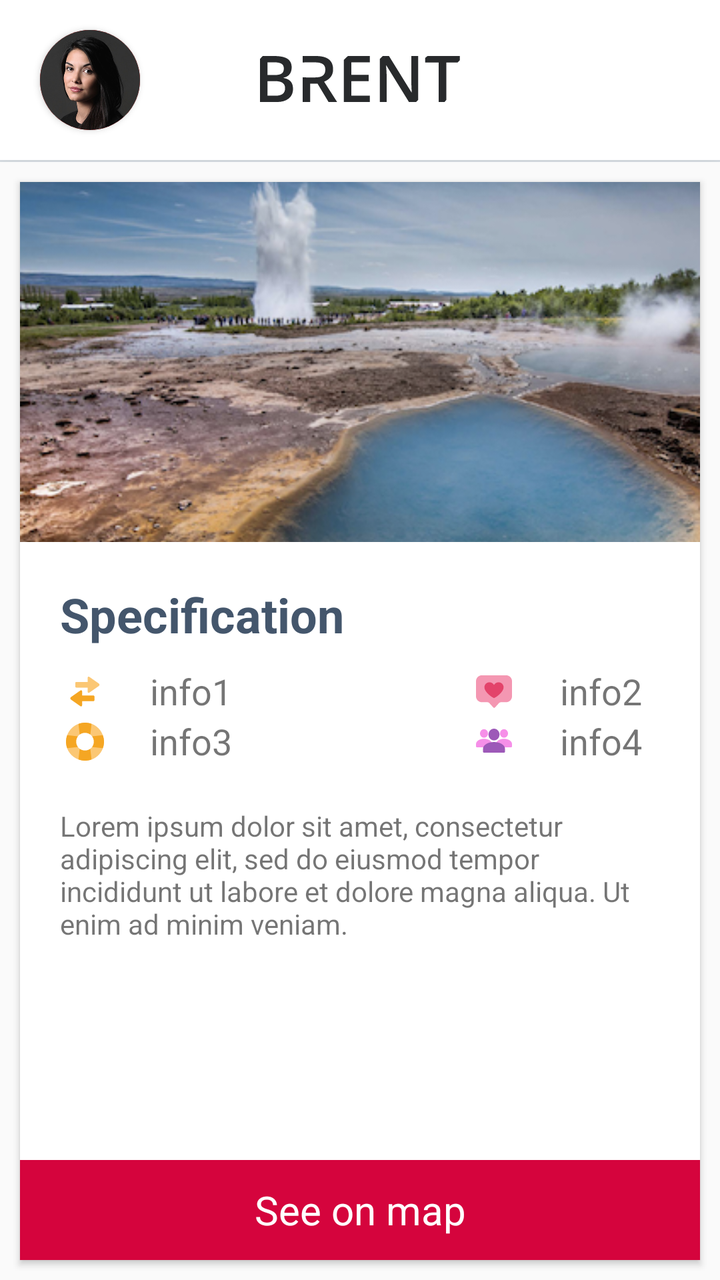
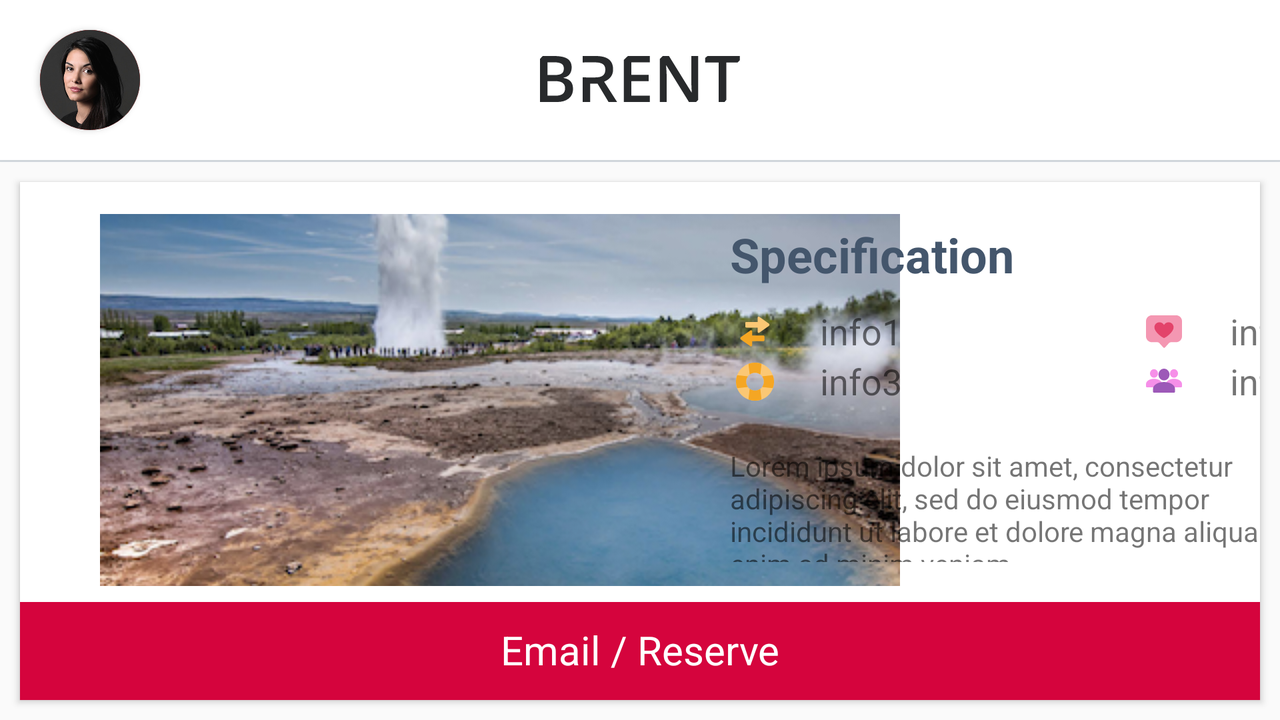

First picture: res/layout/ on a phone held upright. Second picture: the repository's own variant of that layout, on a device whose configuration matches the variant's folder. Source for both follows.
<!-- AndroidManifest.xml: application theme AppTheme -->
<!-- res/layout/activity_route.xml -->
<?xml version="1.0" encoding="utf-8"?>
<LinearLayout
    xmlns:android="http://schemas.android.com/apk/res/android"
    xmlns:app="http://schemas.android.com/apk/res-auto"
    xmlns:tools="http://schemas.android.com/tools"
    android:layout_width="match_parent"
    android:layout_height="match_parent"
    android:orientation="vertical">


    <FrameLayout
        android:id="@+id/frameLayout2"
        android:layout_width="match_parent"
        android:layout_height="wrap_content">

        <include
            android:id="@+id/toolbar"
            layout="@layout/toolbar" />
    </FrameLayout>

    <android.support.v7.widget.CardView xmlns:android="http://schemas.android.com/apk/res/android"
        xmlns:app="http://schemas.android.com/apk/res-auto"
        xmlns:card_view="http://schemas.android.com/tools"
        android:id="@+id/card_view_id"
        android:layout_width="match_parent"
        android:layout_height="match_parent"
        android:layout_margin="10dp"
        android:elevation="13dp"
        app:cardCornerRadius="0dp">

        <LinearLayout
            android:layout_width="match_parent"
            android:layout_height="match_parent"
            android:orientation="vertical">

            <ImageView
                android:id="@+id/route_image"
                android:layout_width="match_parent"
                android:layout_height="180dp"
                android:scaleType="centerCrop"
                android:src="@drawable/place_golden" />

            <LinearLayout
                android:layout_width="match_parent"
                android:layout_height="wrap_content"
                android:layout_margin="20dp"
                android:orientation="vertical">

                <TextView
                    android:id="@+id/place_location"
                    android:layout_width="match_parent"
                    android:layout_height="wrap_content"
                    android:paddingBottom="10dp"
                    android:text="Specification"
                    android:textColor="#44566C"
                    android:textSize="24sp"
                    android:textStyle="bold" />

                <LinearLayout
                    android:layout_width="match_parent"
                    android:layout_height="wrap_content"
                    android:orientation="horizontal">

                    <ImageView
                        android:layout_width="wrap_content"
                        android:layout_height="wrap_content"
                        android:layout_gravity="center"
                        android:gravity="left"
                        android:src="@drawable/ic_integration"
                        android:text="Icon" />

                    <TextView
                        android:id="@+id/place_info_1"
                        android:layout_width="wrap_content"
                        android:layout_height="wrap_content"
                        android:layout_marginLeft="20dp"
                        android:minWidth="100dp"
                        android:text="info1"
                        android:textSize="18sp" />

                    <ImageView
                        android:layout_width="wrap_content"
                        android:layout_height="wrap_content"
                        android:layout_gravity="center"
                        android:layout_marginLeft="60dp"
                        android:gravity="left"
                        android:src="@drawable/ic_show_the_love"
                        android:text="Icon" />

                    <TextView
                        android:id="@+id/place_info_2"
                        android:layout_width="wrap_content"
                        android:layout_height="wrap_content"
                        android:layout_marginLeft="20dp"
                        android:minWidth="100dp"
                        android:text="info2"
                        android:textSize="18sp" />
                </LinearLayout>

                <LinearLayout
                    android:layout_width="match_parent"
                    android:layout_height="wrap_content"
                    android:orientation="horizontal">

                    <ImageView
                        android:layout_width="wrap_content"
                        android:layout_height="wrap_content"
                        android:layout_gravity="center"
                        android:gravity="left"
                        android:src="@drawable/ic_help_center"
                        android:text="Icon" />

                    <TextView
                        android:id="@+id/place_info_3"
                        android:layout_width="wrap_content"
                        android:layout_height="wrap_content"
                        android:layout_marginLeft="20dp"
                        android:minWidth="100dp"
                        android:text="info3"
                        android:textSize="18sp" />

                    <ImageView
                        android:layout_width="wrap_content"
                        android:layout_height="wrap_content"
                        android:layout_gravity="center"
                        android:layout_marginLeft="60dp"
                        android:gravity="left"
                        android:src="@drawable/ic_team"
                        android:text="Icon" />

                    <TextView
                        android:id="@+id/place_info_4"
                        android:layout_width="wrap_content"
                        android:layout_height="wrap_content"
                        android:layout_marginLeft="20dp"
                        android:minWidth="100dp"
                        android:text="info4"
                        android:textSize="18sp" />
                </LinearLayout>

                <LinearLayout
                    android:layout_width="match_parent"
                    android:layout_height="wrap_content"
                    android:layout_marginTop="20dp"
                    android:orientation="horizontal">

                    <TextView
                        android:id="@+id/place_description"
                        android:layout_width="wrap_content"
                        android:layout_height="wrap_content"
                        android:ems="18"
                        android:gravity="left"
                        android:inputType="textMultiLine"
                        android:text="Lorem ipsum dolor sit amet, consectetur adipiscing elit, sed do eiusmod tempor incididunt ut labore et dolore magna aliqua. Ut enim ad minim veniam." />
                </LinearLayout>
            </LinearLayout>

            <LinearLayout
                android:layout_width="match_parent"
                android:layout_height="0dip"
                android:layout_weight="1"
                android:gravity="center|bottom"
                android:orientation="vertical">

                <TextView
                    android:id="@+id/button1"
                    android:layout_width="match_parent"
                    android:layout_height="50dp"
                    android:background="@color/colorAccent"
                    android:gravity="center"
                    android:text="See on map"
                    android:textColor="@color/colorWhite"
                    android:textSize="20dp" />
            </LinearLayout>


        </LinearLayout>

    </android.support.v7.widget.CardView>


</LinearLayout>
<!-- res/layout/toolbar.xml (included above) -->
<?xml version="1.0" encoding="utf-8"?>
<LinearLayout
    xmlns:android="http://schemas.android.com/apk/res/android"
    xmlns:app="http://schemas.android.com/apk/res-auto"
    android:orientation="vertical"
    android:layout_width="match_parent"
    android:layout_height="wrap_content">
    <android.support.v7.widget.Toolbar
        xmlns:app="http://schemas.android.com/apk/res-auto"
        android:id="@+id/toolbar_toolbar"
        android:layout_width="match_parent"
        android:layout_height="wrap_content"
        android:background="@color/colorWhite"
        android:minHeight="80dp"
        android:theme="?attr/actionBarTheme"
        android:outlineProvider="bounds"
        android:clipToPadding="false"
        android:elevation="15dp"

        app:layout_constraintEnd_toEndOf="parent"
        app:layout_constraintStart_toStartOf="parent"
        app:layout_constraintTop_toTopOf="parent"
        xmlns:android="http://schemas.android.com/apk/res/android">

        <android.support.v7.widget.CardView
            android:layout_width="50dp"
            android:layout_height="50dp"
            android:elevation="12dp"
            android:id="@+id/view2"
            app:cardCornerRadius="25dp"
            android:layout_centerHorizontal="true"
            android:layout_marginLeft="20dp">
        <ImageButton
            android:id="@+id/toolbar_profile"
            android:src="@drawable/user_portrait"
            android:layout_width="50dp"
            android:layout_height="50dp"
            android:scaleType="centerCrop"

            android:background="@drawable/style_circle"/>
        </android.support.v7.widget.CardView>
        <LinearLayout
            android:layout_width="wrap_content"
            android:layout_height="match_parent"
            android:orientation="horizontal"
            android:layout_gravity="center"
            android:gravity="center">
            <ImageButton
                android:id="@+id/toolbar_home"
                android:layout_width="wrap_content"
                android:layout_height="wrap_content"
                android:src="@drawable/ic_brent"
                android:backgroundTint="#ffffff"/>
        </LinearLayout>
        <ImageButton
            android:id="@+id/toolbar_cart"
            android:src="@drawable/ic_shopping_cart_black_24dp"
            android:layout_width="wrap_content"
            android:layout_height="fill_parent"
            android:layout_marginLeft="20dp"
            android:layout_marginRight="20dp"
            android:layout_marginTop="4dp"
            android:layout_marginBottom="4dp"
            android:layout_gravity="right"
            android:backgroundTint="#ffffff"/>
    </android.support.v7.widget.Toolbar>
    <View
        android:background="#e7edf3"
        android:layout_width="match_parent"
        android:layout_height="1dp" />
</LinearLayout>
<!-- resources referenced by this layout -->
<resources>
  <color name="colorAccent">#D5043D</color>
  <color name="colorWhite">#FFFFFF</color>
  <!-- drawable ic_integration (drawable) -->
  <vector xmlns:android="http://schemas.android.com/apk/res/android"
      android:width="25dp"
      android:height="25dp"
      android:viewportWidth="25"
      android:viewportHeight="25">
    <path
        android:pathData="M13.8235,7.6292L8.1787,7.6292C7.8843,7.6292 7.6471,7.8572 7.6471,8.1384L7.6471,9.9501C7.6471,10.2325 7.8851,10.4594 8.1787,10.4594L13.8235,10.4594L13.8235,12.4393C13.8235,13.0662 14.2494,13.2745 14.7748,12.9068L19.3428,9.71C19.8696,9.3414 19.8682,8.7462 19.3428,8.3785L14.7748,5.1817C14.2481,4.8131 13.8235,5.0234 13.8235,5.6493L13.8235,7.6292Z"
        android:strokeWidth="1"
        android:fillColor="#FBC774"
        android:fillType="nonZero"
        android:strokeColor="#00000000"/>
    <path
        android:pathData="M11.052,14.4216L16.6968,14.4216C16.9912,14.4216 17.2285,14.6496 17.2285,14.9309L17.2285,16.7426C17.2285,17.025 16.9904,17.2518 16.6968,17.2518L11.052,17.2518L11.052,19.2317C11.052,19.8587 10.6261,20.067 10.1007,19.6993L5.5327,16.5025C5.006,16.1338 5.0073,15.5387 5.5327,15.171L10.1007,11.9742C10.6274,11.6055 11.052,11.8158 11.052,12.4417L11.052,14.4216Z"
        android:strokeWidth="1"
        android:fillColor="#F5A623"
        android:fillType="nonZero"
        android:strokeColor="#00000000"/>
  </vector>
  <!-- drawable ic_show_the_love (drawable) -->
  <vector xmlns:android="http://schemas.android.com/apk/res/android"
      android:width="25dp"
      android:height="25dp"
      android:viewportWidth="25"
      android:viewportHeight="25">
    <path
        android:pathData="M18.0013,17.7759C19.6571,17.7759 21,16.4623 21,14.842L21,7.227C21,5.6043 19.6575,4.2931 18.0013,4.2931L5.9987,4.2931C4.3429,4.2931 3,5.6066 3,7.227L3,14.842C3,16.4647 4.3425,17.7759 5.9987,17.7759L8.6674,17.7759C8.9984,17.7759 9.4442,17.9705 9.6653,18.213L11.6798,20.4233C11.8996,20.6645 12.2578,20.6652 12.4783,20.4233L14.4928,18.213C14.7129,17.9716 15.1618,17.7759 15.4909,17.7759L18.0013,17.7759Z"
        android:strokeWidth="1"
        android:fillColor="#F497B2"
        android:fillType="nonZero"
        android:strokeColor="#00000000"/>
    <path
        android:pathData="M16.8,10.2748C16.8,8.9138 15.6638,7.8103 14.2623,7.8103C13.2734,7.8103 12.4186,8.3609 12.0001,9.1626C11.5813,8.3609 10.7266,7.8105 9.7377,7.8105C8.3362,7.8104 7.2,8.9138 7.2,10.2748C7.2,12.8493 11.4574,15.6687 12.0001,15.6687C12.5428,15.6687 16.8,12.8617 16.8,10.2748Z"
        android:strokeWidth="1"
        android:fillColor="#E3436A"
        android:fillType="nonZero"
        android:strokeColor="#00000000"/>
  </vector>
  <!-- drawable style_circle (drawable) -->
  <?xml version="1.0" encoding="utf-8"?>
  <shape xmlns:android="http://schemas.android.com/apk/res/android">
      <stroke
          android:width="7dp"
          android:color="#de0707" />
  </shape>
  
  
      
      
      
      
      
  
      
          
          
  
  <style name="AppTheme" parent="Theme.AppCompat.Light.DarkActionBar">
          
          <item name="colorPrimary">@color/colorPrimary</item>
          <item name="colorPrimaryDark">@color/colorPrimaryDark</item>
          <item name="colorAccent">@color/colorAccent</item>
      </style>
  <color name="colorPrimary">#008577</color>
  <color name="colorPrimaryDark">#00574B</color>
</resources>
<!-- res/layout-land/activity_route.xml (the repository's variant of the layout above) -->
<!-- drawn on the phone turned sideways -->
<?xml version="1.0" encoding="utf-8"?>
<LinearLayout
    xmlns:android="http://schemas.android.com/apk/res/android"
    xmlns:app="http://schemas.android.com/apk/res-auto"
    xmlns:tools="http://schemas.android.com/tools"
    android:layout_width="match_parent"
    android:layout_height="match_parent"
    android:orientation="vertical">


    <FrameLayout
        android:id="@+id/frameLayout2"
        android:layout_width="match_parent"
        android:layout_height="wrap_content">

        <include
            android:id="@+id/toolbar"
            layout="@layout/toolbar" />
    </FrameLayout>

    <android.support.v7.widget.CardView
        android:id="@+id/card_view_id"
        android:layout_width="match_parent"
        android:layout_height="match_parent"
        android:layout_margin="10dp"
        android:elevation="13dp"
        app:cardCornerRadius="0dp">

        <android.support.constraint.ConstraintLayout
            android:layout_width="match_parent"
            android:layout_height="match_parent">

            <LinearLayout
                android:id="@+id/linearLayout4"
                android:layout_width="wrap_content"
                android:layout_height="0dp"
                android:layout_marginStart="32dp"
                android:layout_marginTop="8dp"
                android:orientation="horizontal"
                app:layout_constraintBottom_toTopOf="@+id/linearLayout3"
                app:layout_constraintStart_toStartOf="parent"
                app:layout_constraintTop_toTopOf="parent">

                <ImageView
                    android:id="@+id/route_image"
                    android:layout_width="match_parent"
                    android:layout_height="match_parent"
                    android:layout_marginStart="8dp"
                    android:layout_marginTop="8dp"
                    android:layout_marginBottom="8dp"
                    android:scaleType="centerCrop"
                    android:src="@drawable/place_golden"
                    app:layout_constraintBottom_toTopOf="@+id/linearLayout3"
                    app:layout_constraintStart_toStartOf="parent"
                    app:layout_constraintTop_toTopOf="parent" />
            </LinearLayout>

            <LinearLayout
                android:id="@+id/linearLayout3"
                android:layout_width="match_parent"
                android:layout_height="49dp"
                android:layout_weight="1"
                android:gravity="center|bottom"
                android:orientation="vertical"
                app:layout_constraintBottom_toBottomOf="parent"
                app:layout_constraintEnd_toEndOf="parent"
                app:layout_constraintStart_toStartOf="parent">

                <TextView
                    android:id="@+id/button1"
                    android:layout_width="match_parent"
                    android:layout_height="50dp"
                    android:background="@color/colorAccent"
                    android:gravity="center"
                    android:text="Email / Reserve"
                    android:textColor="@color/colorWhite"
                    android:textSize="20dp" />

            </LinearLayout>

            <LinearLayout
                android:layout_width="wrap_content"
                android:layout_height="0dp"
                android:layout_margin="20dp"
                android:layout_marginStart="8dp"
                android:layout_marginEnd="8dp"
                android:layout_marginBottom="8dp"
                android:orientation="vertical"
                app:layout_constraintBottom_toTopOf="@+id/linearLayout3"
                app:layout_constraintEnd_toEndOf="parent"
                app:layout_constraintStart_toEndOf="@+id/linearLayout4"
                app:layout_constraintTop_toTopOf="parent">

                <TextView
                    android:id="@+id/place_location"
                    android:layout_width="match_parent"
                    android:layout_height="wrap_content"
                    android:paddingBottom="10dp"
                    android:text="Specification"
                    android:textColor="#44566C"
                    android:textSize="24sp"
                    android:textStyle="bold" />

                <LinearLayout
                    android:layout_width="match_parent"
                    android:layout_height="wrap_content"
                    android:orientation="horizontal">

                    <ImageView
                        android:layout_width="wrap_content"
                        android:layout_height="wrap_content"
                        android:layout_gravity="center"
                        android:gravity="left"
                        android:src="@drawable/ic_integration"
                        android:text="Icon" />

                    <TextView
                        android:id="@+id/place_info_1"
                        android:layout_width="wrap_content"
                        android:layout_height="wrap_content"
                        android:layout_marginLeft="20dp"
                        android:minWidth="100dp"
                        android:text="info1"
                        android:textSize="18sp" />

                    <ImageView
                        android:layout_width="wrap_content"
                        android:layout_height="wrap_content"
                        android:layout_gravity="center"
                        android:layout_marginLeft="60dp"
                        android:gravity="left"
                        android:src="@drawable/ic_show_the_love"
                        android:text="Icon" />

                    <TextView
                        android:id="@+id/place_info_2"
                        android:layout_width="wrap_content"
                        android:layout_height="wrap_content"
                        android:layout_marginLeft="20dp"
                        android:minWidth="100dp"
                        android:text="info2"
                        android:textSize="18sp" />
                </LinearLayout>

                <LinearLayout
                    android:layout_width="match_parent"
                    android:layout_height="wrap_content"
                    android:orientation="horizontal">

                    <ImageView
                        android:layout_width="wrap_content"
                        android:layout_height="wrap_content"
                        android:layout_gravity="center"
                        android:gravity="left"
                        android:src="@drawable/ic_help_center"
                        android:text="Icon" />

                    <TextView
                        android:id="@+id/place_info_3"
                        android:layout_width="wrap_content"
                        android:layout_height="wrap_content"
                        android:layout_marginLeft="20dp"
                        android:minWidth="100dp"
                        android:text="info3"
                        android:textSize="18sp" />

                    <ImageView
                        android:layout_width="wrap_content"
                        android:layout_height="wrap_content"
                        android:layout_gravity="center"
                        android:layout_marginLeft="60dp"
                        android:gravity="left"
                        android:src="@drawable/ic_team"
                        android:text="Icon" />

                    <TextView
                        android:id="@+id/place_info_4"
                        android:layout_width="wrap_content"
                        android:layout_height="wrap_content"
                        android:layout_marginLeft="20dp"
                        android:minWidth="100dp"
                        android:text="info4"
                        android:textSize="18sp" />
                </LinearLayout>

                <LinearLayout
                    android:layout_width="match_parent"
                    android:layout_height="wrap_content"
                    android:layout_marginTop="20dp"
                    android:orientation="horizontal">

                    <TextView
                        android:id="@+id/place_description"
                        android:layout_width="wrap_content"
                        android:layout_height="wrap_content"
                        android:ems="18"
                        android:gravity="left"
                        android:inputType="textMultiLine"
                        android:text="Lorem ipsum dolor sit amet, consectetur adipiscing elit, sed do eiusmod tempor incididunt ut labore et dolore magna aliqua. Ut enim ad minim veniam." />
                </LinearLayout>

            </LinearLayout>
        </android.support.constraint.ConstraintLayout>

    </android.support.v7.widget.CardView>


</LinearLayout>
